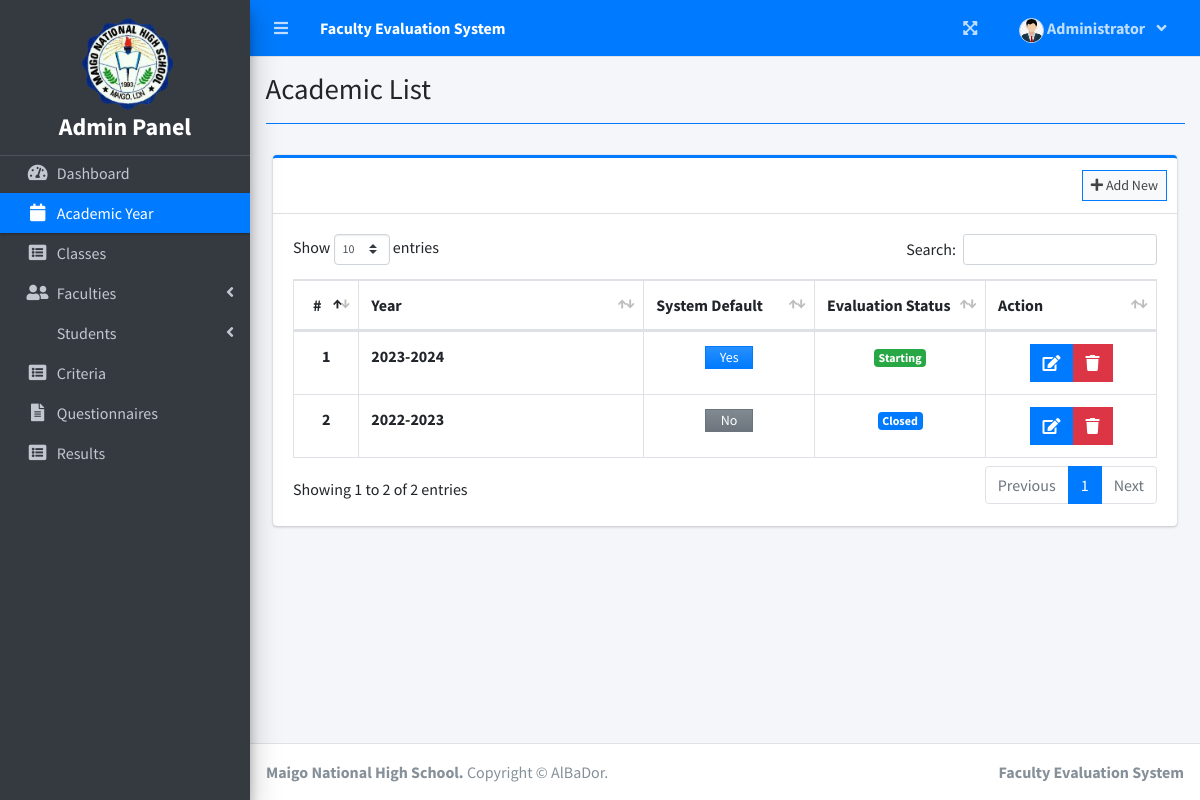
The app's page /index.php?page=academic_list (signed in) with its own data.
### tables this page shows
CREATE TABLE `academic_list` (
  `id` int(30) NOT NULL,
  `year` text NOT NULL,
  `semester` int(30) NOT NULL,
  `is_default` tinyint(1) NOT NULL DEFAULT 0,
  `status` int(1) NOT NULL DEFAULT 0 COMMENT '0=Pending,1=Start,2=Closed'
);

### admin/academic_list.php (the view, shortened to what this page needs)
<?php include'db_connect.php' ?>
<div class="col-lg-12">
	<div class="card card-outline card-primary">
		<div class="card-header">
			<div class="card-tools">
				<a class="btn btn-block btn-sm btn-default btn-flat border-primary new_academic" href="javascript:void(0)"><i class="fa fa-plus"></i> Add New</a>
			</div>
		</div>
		<div class="card-body">
			<table class="table tabe-hover table-bordered" id="list">
				<colgroup>
					<col width="5%">
					<col width="25%">
					<col width="15%">
					<col width="15%">
					<col width="15%">
				</colgroup>
				<thead>
					<tr>
						<th class="text-center">#</th>
						<th>Year</th>
						<th>System Default</th>
						<th>Evaluation Status</th>
						<th>Action</th>
					</tr>
				</thead>
				<tbody>
					<?php
					$i = 1;
					$qry = $conn->query("SELECT * FROM academic_list order by abs(year) desc");
					while($row= $qry->fetch_assoc()):
					?>
					<tr>
						<th class="text-center"><?php echo $i++ ?></th>
						<td><b><?php echo $row['year'] ?></b></td>
						<td class="text-center">
							<?php if($row['is_default'] == 0): ?>
								<button type="button" class="btn btn-secondary bg-gradient-secondary col-sm-4 btn-flat btn-sm px-1 py-0 make_default" data-id="<?php echo $row['id'] ?>">No</button>
							<?php else: ?>
								<button type="button" class="btn btn-primary bg-gradient-primary col-sm-4 btn-flat btn-sm px-1 py-0">Yes</button>
							<?php endif; ?>
						</td>
						<td class="text-center">
							<?php if($row['status'] == 0): ?>
								<span class="badge badge-secondary">Not yet Started</span>
							<?php elseif($row['status'] == 1): ?>
								<span class="badge badge-success">Starting</span>
							<?php elseif($row['status'] == 2): ?>
								<span class="badge badge-primary">Closed</span>
							<?php endif; ?>
						</td>
						<td class="text-center">
		                    <div class="btn-group">
		                        <a href="javascript:void(0)" data-id='<?php echo $row['id'] ?>' class="btn btn-primary btn-flat manage_academic">
		                          <i class="fas fa-edit"></i>
		                        </a>
		                        <button type="button" class="btn btn-danger btn-flat delete_academic" data-id="<?php echo $row['id'] ?>">
		                          <i class="fas fa-trash"></i>
		                        </button>
	                      </div>
						</td>
					</tr>
				<?php endwhile; ?>
				</tbody>
			</table>
		</div>
	</div>
</div>

### records on screen
academic_list: year "2023-2024", is_default "Yes", status "Starting"
academic_list: year "2022-2023", status "Closed"

### other values on screen
$_SESSION['system']['name'] "Faculty Evaluation System"
$_SESSION['login_firstname'] "Administrator"
$title "Academic List"
